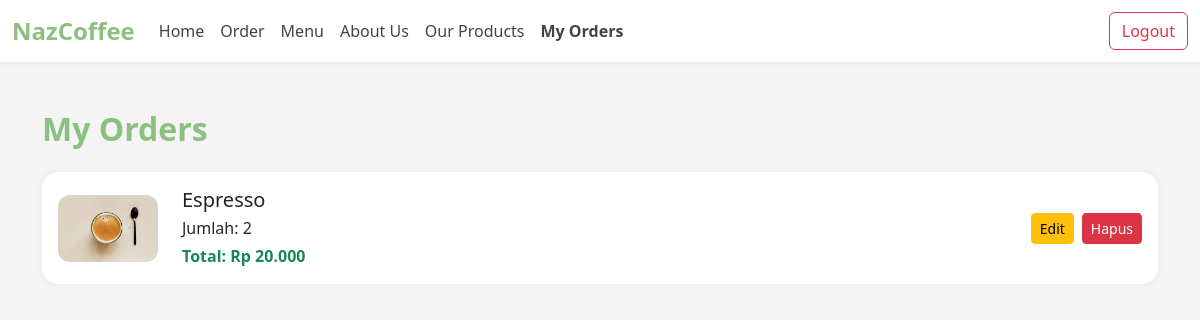
The page /my-orders (signed in) on the database its author committed.
### tables this page shows
CREATE TABLE orders (
    id INTEGER PRIMARY KEY AUTOINCREMENT,
    user_id INTEGER,
    product_id INTEGER,
    quantity INTEGER,
    total_price REAL,
    FOREIGN KEY (user_id) REFERENCES users(id),
    FOREIGN KEY (product_id) REFERENCES products(id)
);

CREATE TABLE products (
    id INTEGER PRIMARY KEY AUTOINCREMENT,
    name TEXT NOT NULL,
    price REAL NOT NULL,
    active INTEGER NOT NULL CHECK (active IN (0, 1)),
    category_id INTEGER,
    image_path TEXT, description TEXT,
    FOREIGN KEY (category_id) REFERENCES product_category(id)
);

### app/routes.py (the view)
@main.route('/my-orders')
def my_orders():
    if 'user_id' not in session:
        flash('Silakan Log In untuk melihat order anda.', "warning")
        return redirect(url_for('main.login'))
    db = get_db()
    orders = db.execute('''
        SELECT o.id, o.quantity, o.total_price,
               p.name as product_name, p.image_path
        FROM orders o
        JOIN products p ON o.product_id = p.id
        WHERE o.user_id = ?
    ''', (session['user_id'],)).fetchall()
    return render_template('my_orders.html', orders=orders)

### app/routes.py (called while the page is built)
def get_db():
    if 'db' not in g:
        g.db = sqlite3.connect(DATABASE)
        g.db.row_factory = sqlite3.Row
    return g.db

### app/templates/my_orders.html (shortened to what this page needs)
<!DOCTYPE html>
<html lang="en">
  <head>
    <link
      href="https://cdn.jsdelivr.net/npm/bootstrap@5.3.5/dist/css/bootstrap.min.css"
      rel="stylesheet"
    />
    <link
      href="https://cdn.jsdelivr.net/npm/remixicon@4.5.0/fonts/remixicon.css"
      rel="stylesheet"
    />
  </head>
  <body>
    <nav class="navbar navbar-expand-lg">
      <div class="container-fluid">
        <a class="navbar-brand fw-bold" href="/">NazCoffee</a>
        <div class="collapse navbar-collapse" id="navbarSupportedContent">
          <ul class="navbar-nav me-auto mb-2 mb-lg-0">
            <li class="nav-item">
              <a class="nav-link" href="/">Home</a>
            </li>
            <li class="nav-item">
              <a class="nav-link" href="/order">Order</a>
            </li>
            <li class="nav-item">
              <a class="nav-link" href="/menu">Menu</a>
            </li>
            <li class="nav-item">
              <a class="nav-link" href="/about">About Us</a>
            </li>
            <li class="nav-item">
              <a class="nav-link" href="/products">Our Products</a>
            </li>
            <li class="nav-item">
              <a
                class="nav-link active fw-bold"
                aria-current="page"
                href="/my-orders"
                >My Orders</a
              >
            </li>
          </ul>
          {% if session.logged_in %}
          <a class="btn btn-outline-danger" href="/logout">Logout</a>
          {% else %}
          <a class="btn btn-outline-success" href="/login">Login</a>
          {% endif %}
        </div>
      </div>
    </nav>
    <div class="container py-5">
      <h2 class="mb-4 fw-bold">My Orders</h2>
      {% if orders %} {% for order in orders %}
      <div class="card order-card p-3">
        <div class="d-flex align-items-center justify-content-between">
          <div class="d-flex align-items-center">
            <img
              src="{{ url_for('static', filename='product/' + order['image_path']) }}"
              alt="{{ order.product_name }}"
              class="order-img me-4"
            />
            <div>
              <h5 class="mb-1">{{ order.product_name }}</h5>
              <p class="mb-1">Jumlah: {{ order.quantity }}</p>
              <p class="mb-0 fw-semibold text-success">
                Total: Rp {{ '{:,.0f}'.format(order.total_price).replace(',',
                '.') }}
              </p>
            </div>
          </div>
          <div class="d-flex gap-2">
            <a
              href="{{ url_for('main.edit_order', order_id=order['id']) }}"
              class="btn btn-sm btn-warning"
              >Edit</a
            >
            <form
              action="{{ url_for('main.delete_order', order_id=order['id']) }}"
              method="POST"
              onsubmit="return confirm('Apakah anda yakin untuk menghapus order ini?');"
            >
              <button type="submit" class="btn btn-sm btn-danger">Hapus</button>
            </form>
          </div>
        </div>
      </div>
      {% endfor %} {% else %}
      <p class="text-muted">Kamu belum membuat sebuah order.</p>
      {% endif %}
    </div>
  </body>
</html>

### app/templates/my_orders.html (style rules this page uses)
:root { --text: #18170c; --background: #f4f4f4; --primary: #adaf61; --secondary: #b4d1a3; --accent: #8cbf80; }
body { background-color: var(--background); font-family: "Segoe UI", Tahoma, Geneva, Verdana, sans-serif; }
.navbar { background-color: #fff !important; box-shadow: 0 2px 5px rgba(0, 0, 0, 0.05); }
.navbar-brand { color: #8cbf80 !important; font-size: 1.5rem; }
.navbar-nav .nav-link { color: #444 !important; transition: color 0.3s ease; }
h2 { color: var(--accent); }
.order-card { border: none; border-radius: 1rem; box-shadow: 0 0 10px rgba(0, 0, 0, 0.05); margin-bottom: 1.5rem; }
.order-img { max-width: 100px; border-radius: 0.75rem; }

### rows shown on the page
orders: image_path (picture), product_name "Espresso", quantity "2", total_price "20.000"
